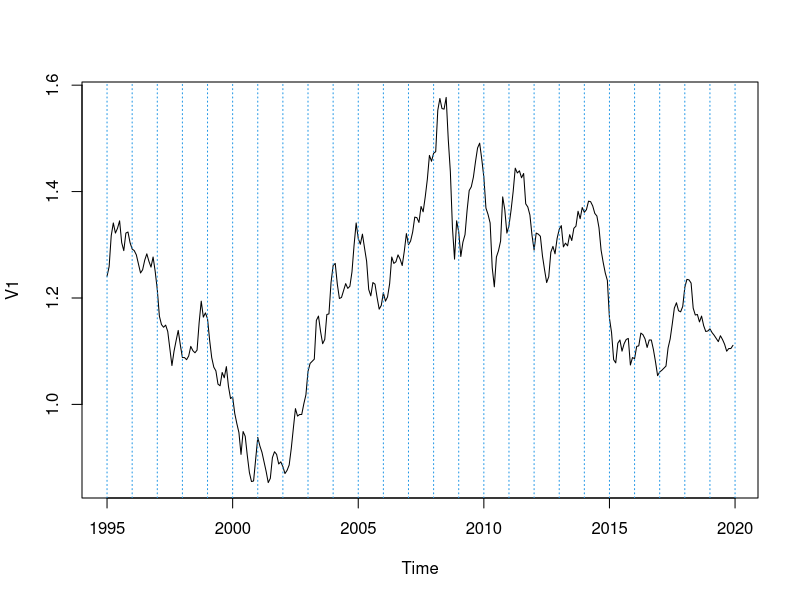
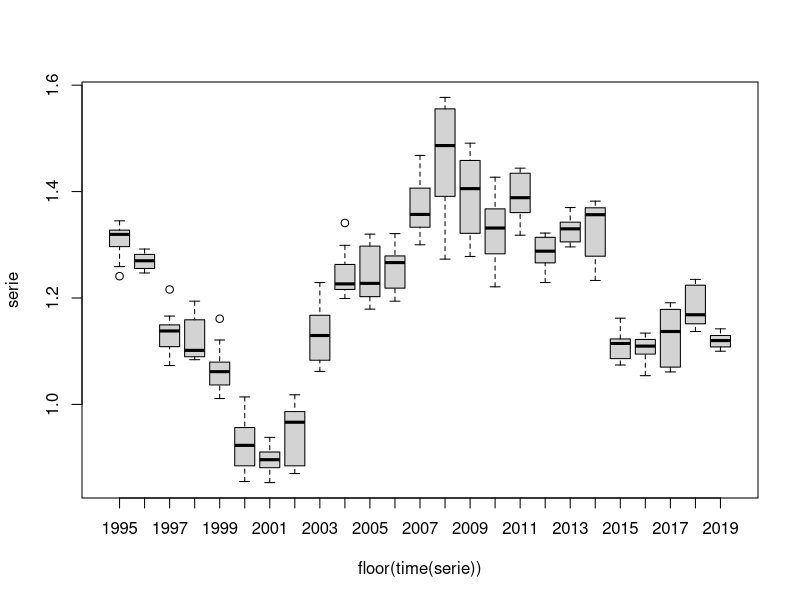
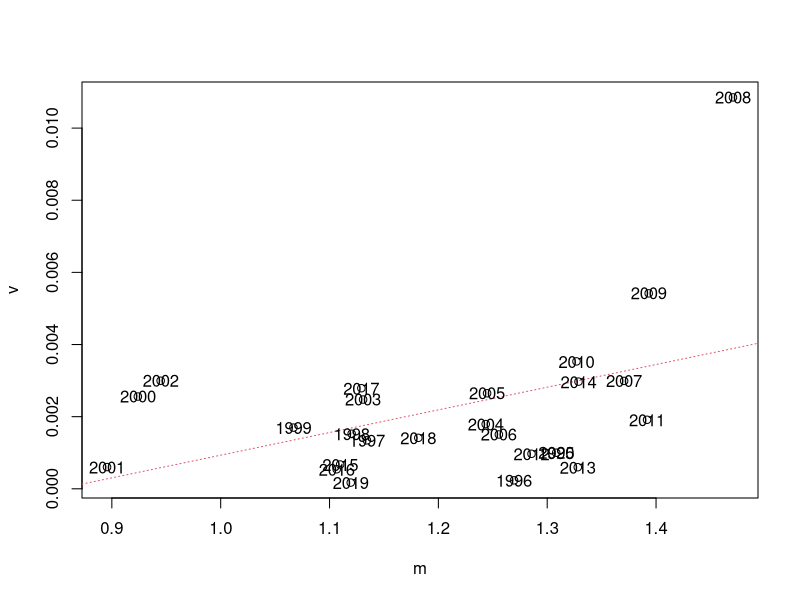
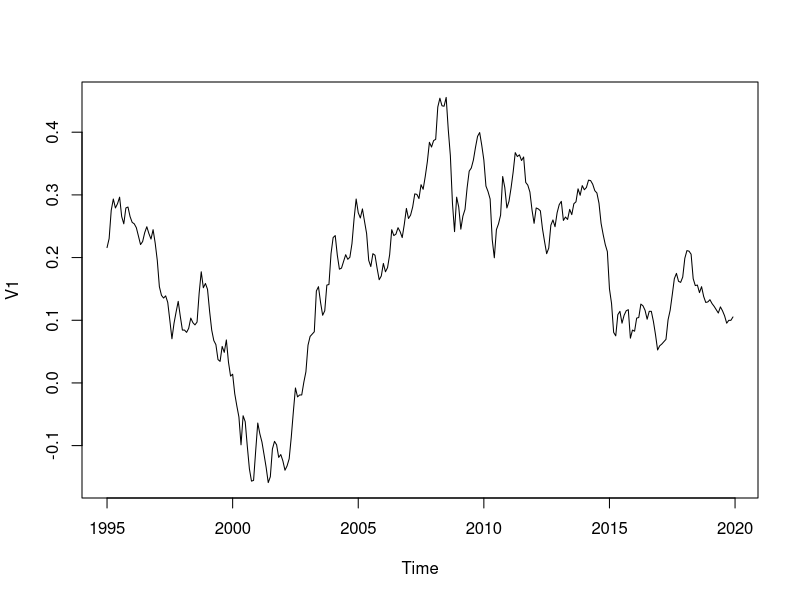
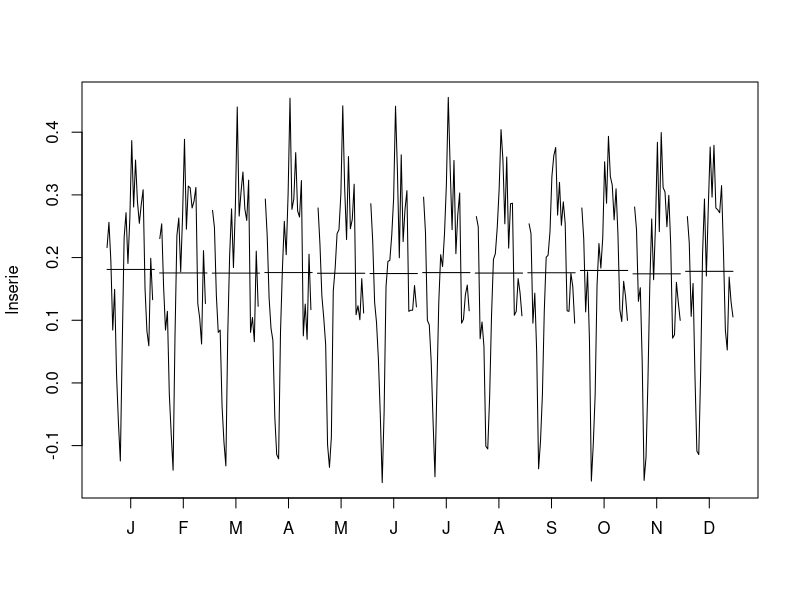
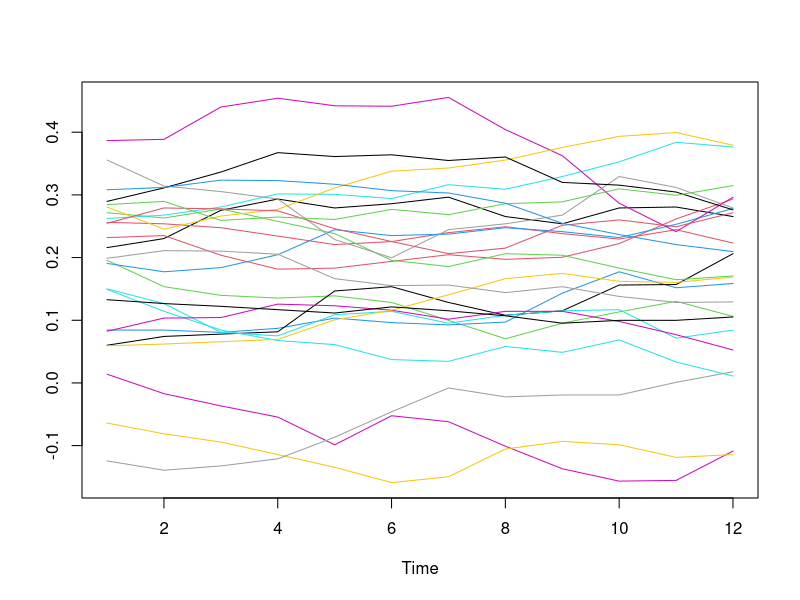
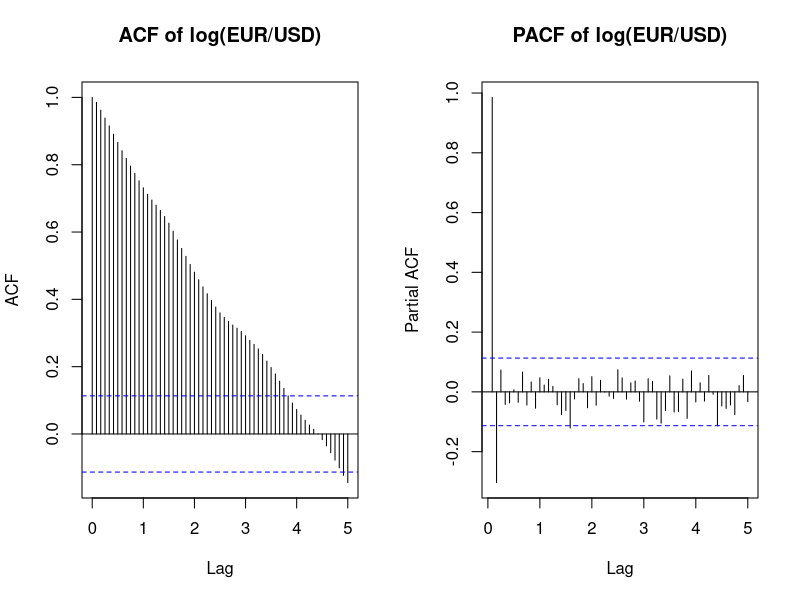
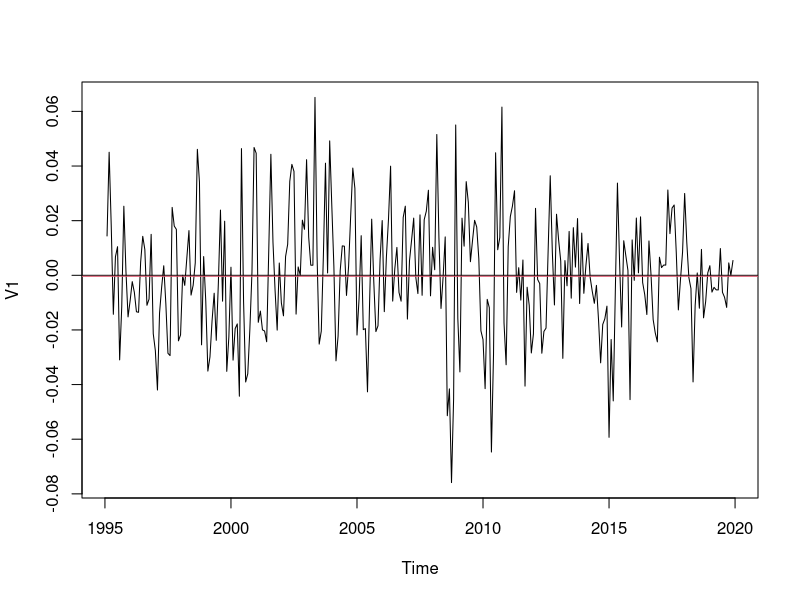

Here is the R script that generated these plots, in order:
## ---- chunk 1
knitr::opts_chunk$set(echo = TRUE)
## ---- chunk 2
serie=ts((read.table("eurodol.dat")),start=1995,freq=12)
## ---- chunk 3
plot(serie)
abline(v=1995:2020,col=4,lty=3)
## ---- chunk 4
boxplot(serie~floor(time(serie)))
## ---- chunk 5
m<-apply(matrix(serie,nrow=12),2,mean)
v<-apply(matrix(serie,nrow=12),2,var)
plot(v~m)
abline(lm(v~m),col=2,lty=3)
text(m, v, 1995:2020)
## ---- chunk 6
lnserie=log(serie)
plot(lnserie)
## ---- chunk 7
monthplot(lnserie)
## ---- chunk 8
ts.plot(matrix(lnserie,nrow=12),col=1:8)
## ---- chunk 9
par(mfrow = c(1,2))

acf(lnserie,
    lag.max = 60,
    main = "ACF of log(EUR/USD)")

pacf(lnserie,
     lag.max = 60,
     main = "PACF of log(EUR/USD)")

par(mfrow = c(1,1))

## ---- chunk 10
dlnserie <- diff(lnserie)

plot(dlnserie)
abline(h = 0)
abline(h = mean(dlnserie), col = 2)
## ---- chunk 11
acf(dlnserie,
lag.max = 60,
main = "ACF of differenced log series")
## ---- chunk 12
pacf(dlnserie,
lag.max = 60,
main = "PACF of differenced log series")
## ---- chunk 13
og_var <- var(serie)
log_var <- var(lnserie)
dln_var <- var(dlnserie)

og_var 
log_var
dln_var
## ---- chunk 14
m1 <- arima(lnserie, order = c(1,1,0))
m2 <- arima(lnserie, order = c(0,1,1))
m3 <- arima(lnserie, order = c(1,1,1))

m1
m2
m3
## ---- chunk 15
coeftest <- function(model){
  tstat <- model$coef / sqrt(diag(model$var.coef))
  cbind(Estimate = model$coef,
        "t value" = tstat,
        Significant = abs(tstat) > 2)
}

coeftest(m1)
coeftest(m2)
coeftest(m3)
## ---- chunk 16
best_model <- m2  # ARIMA(0,1,1)
resid <- residuals(best_model)
## ---- chunk 17
par(mfrow = c(1,2))

plot(resid, main = "Residuals")
abline(h = 0, col = "red")

plot(sqrt(abs(resid)), main = "Sqrt(|Residuals|)")

## ---- chunk 18
par(mfrow = c(1,2))

qqnorm(resid)
qqline(resid, col = 2)

hist(resid, breaks = 15, freq = FALSE)
curve(dnorm(x, mean(resid), sd(resid)), col = 2, add = TRUE)
## ---- chunk 19
par(mfrow = c(1,2))
acf(resid, lag.max = 60)
pacf(resid, lag.max = 60)
## ---- chunk 20
Box.test(resid, lag = 24, type = "Ljung-Box")
